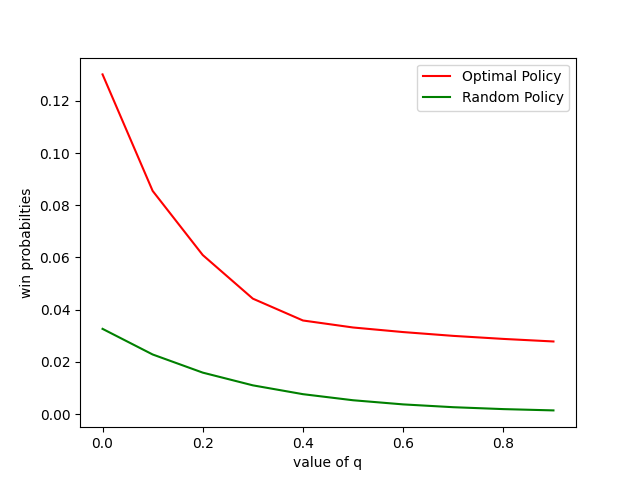

Recreate this plot in Python.
from matplotlib import pyplot as plt
import subprocess
import os
import numpy as np
import random
from tqdm import tqdm

random.seed(0)

def get_V():
    with open("policy_file.txt",'r') as file:
        V = float(file.readlines()[0].split(" ")[0])
    return V

def get_rand_pol(states, state_dict,actions_to_int):
    with open("rand_pol.txt",'w') as file:
        lines =[]
        for s in states:
            lines.append(str(actions_to_int[int(state_dict[s])])+"\n")
        
        file.writelines(lines)

actions_to_int = {action: i for i,action in enumerate([0,1,2,4,6])}
rand_pol_dict = {x.split()[0]: x.split()[1] for x in open("data/cricket/rand_pol.txt").read().strip().split('\n')}

# plot 1
balls = 15
runs =30
cmd_states = "python3","cricket_states.py","--balls", str(balls), "--runs", str(runs)
f = open('cricket_state_list.txt','w')
subprocess.call(cmd_states,stdout=f)
f.close()

f = open('cricket_state_list.txt','r')
states = [line.strip() for line in f.readlines()]
f.close()

get_rand_pol(states, rand_pol_dict,actions_to_int)
q_list= np.arange(0,1,0.1)
v_list_optimal =[]
v_list_rand = []

for q in tqdm(q_list):
    cmd_encoder = "python3","encoder.py","--states", "cricket_state_list.txt", "--parameters", "data/cricket/sample-p1.txt", "--q", str(q)
    f = open('mdpfile.txt','w')
    subprocess.call(cmd_encoder,stdout=f)
    f.close()

    cmd_planner = "python3","planner.py","--mdp", "mdpfile.txt"
    f = open('policy_file.txt','w')
    subprocess.call(cmd_planner,stdout=f)
    f.close()

    V = get_V()
    v_list_optimal.append(V)

    os.remove("policy_file.txt")
    cmd_encoder = "python3","planner.py","--mdp", "mdpfile.txt","--policy","rand_pol.txt"
    f = open('policy_file.txt','w')
    subprocess.call(cmd_encoder,stdout=f)
    f.close()

    V = get_V()
    v_list_rand.append(V)

    os.remove("mdpfile.txt")
    os.remove("policy_file.txt")
    

plt.plot(q_list,v_list_optimal,color ="red",label="Optimal Policy")
plt.plot(q_list,v_list_rand,color="green",label="Random Policy")
plt.xlabel("value of q")
plt.ylabel("win probabilties")
plt.legend()
plt.savefig("plot1.png")